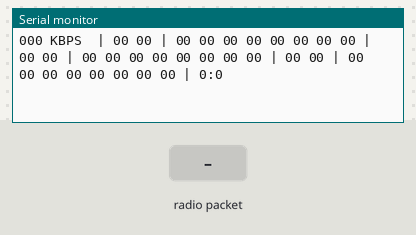
The program below on a simulated STM32 Nucleo. Parts: the last lines printed to the serial monitor. The inputs (shaded band) are chosen by the test bench. No radio packets arrive unless stated.

Above: at 1.2 s.
1.3 s: radio packet "1" arrives
At 2.6 s:
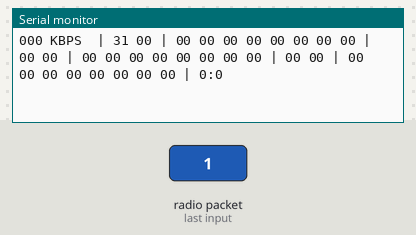
2.8 s: radio packet "0" arrives
At 3.8 s:
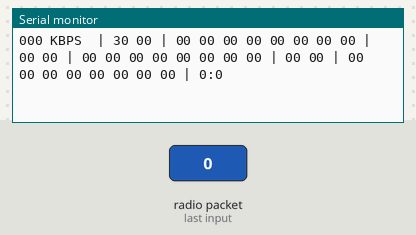
4.3 s: radio packet "2" arrives
At 5.8 s:
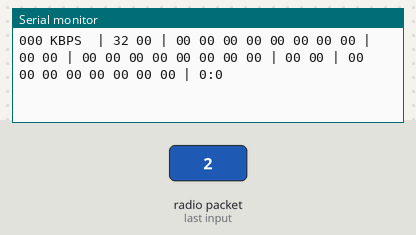
Timing chart, 0 to 7.3 s (numbered marks = the images above; inputs shaded):
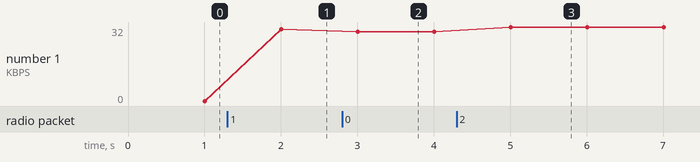

The program:

main.cpp
```cpp
#include <Arduino.h>
#include <SPI.h>
#include <nRF24L01.h>
#include <RF24.h>
#define nRF24_IQR PA8
#define PIPE 0xE8E8F0F0E1LL
#define CE_PIN PB10
#define CSN_PIN PA9
#define PKG_L 32
#define BAUD 9600
char buffer[100];

RF24 radio(CE_PIN,CSN_PIN);
uint8_t data[PKG_L];

void setup()
{
  Serial.begin(BAUD);
  radio.begin();
  radio.setDataRate(RF24_2MBPS);
  radio.setPALevel(RF24_PA_MAX,0);
  radio.setAddressWidth(3);
  radio.setCRCLength(RF24_CRC_8);
  radio.openReadingPipe(1,PIPE);
  radio.startListening();
  radio.printDetails();
}

unsigned long lastReportTime = 0;
int count = 0;

void loop()
{
  while ( radio.available() ) {
    radio.read(&(data[0]), PKG_L);
    count++;
  }

  unsigned long now = millis();
  if ( now - lastReportTime > 1000 ) {
    sprintf(buffer,"%03d",count/4);
    Serial.print(buffer);
    Serial.print(" KBPS ");
    int i;
    for(i=0;i<30;i++){
      if(i==0 || i==10 || i==20)
      Serial.print(" |");
      if(i==2 || i==12 || i==22)
      Serial.print(" |");
      Serial.print(" ");
      sprintf(buffer,"%02x",(int)(data[i]));
      Serial.print(buffer);
    }
    Serial.print(" | ");
    Serial.print((int)(data[30]),DEC);
    Serial.print(":");
    Serial.print((int)(data[31]),DEC);
    Serial.println(" ");
    lastReportTime = now;
    count = 0;
  }
}
```

Measured:
- after the input at 1.3 s, the serial monitor: prints a new line after 0.70 s (image 1)
- after the input at 2.8 s, the serial monitor: prints a new line after 0.20 s (image 2)
- after the input at 4.3 s, the serial monitor: prints a new line after 0.71 s (image 3)
- plotted number 1: 0 → 31 after the input at 1.3 s, 31 → 30 after the input at 2.8 s, 30 → 32 after the input at 4.3 s
